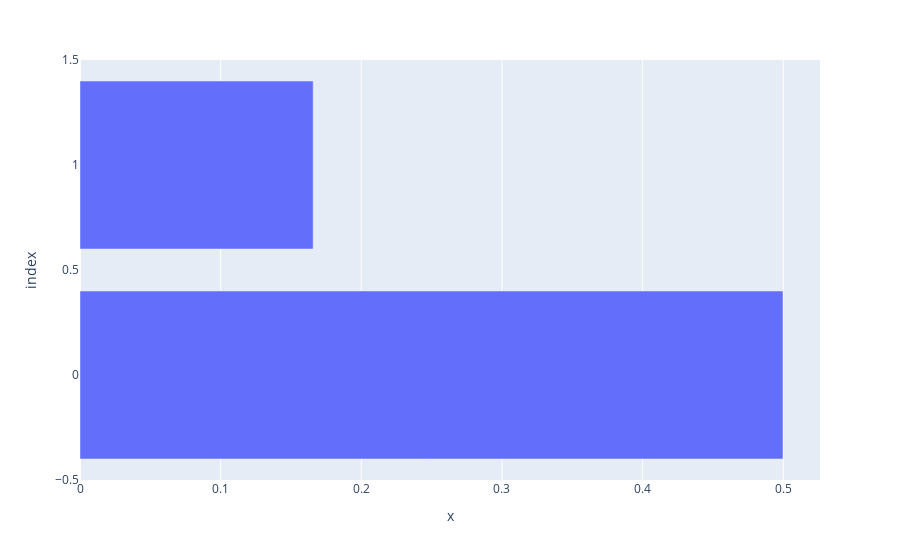

Source (notebook cell):
### Code cell
print(pca.explained_variance_ratio_)
fig=px.bar(np.array(range(len(pca.explained_variance_ratio_))),np.array(pca.explained_variance_ratio_))
fig.show()

### Figure 1 — Plotly figure (JSON) as saved in the notebook; plotly's stock layout.template omitted (floating-point values rounded to 4 significant figures)
{"data": [{"alignmentgroup": "True", "hovertemplate": "x=%{x}<br>index=%{y}<extra></extra>", "legendgroup": "", "marker": {"color": "#636efa", "pattern": {"shape": ""}}, "name": "", "offsetgroup": "", "orientation": "h", "showlegend": false, "textposition": "auto", "type": "bar", "x": [0.4998, 0.1658], "xaxis": "x", "y": [0, 1], "yaxis": "y"}], "layout": {"barmode": "relative", "legend": {"tracegroupgap": 0}, "margin": {"t": 60}, "xaxis": {"anchor": "y", "domain": [0, 1], "title": {"text": "x"}}, "yaxis": {"anchor": "x", "domain": [0, 1], "title": {"text": "index"}}}}
